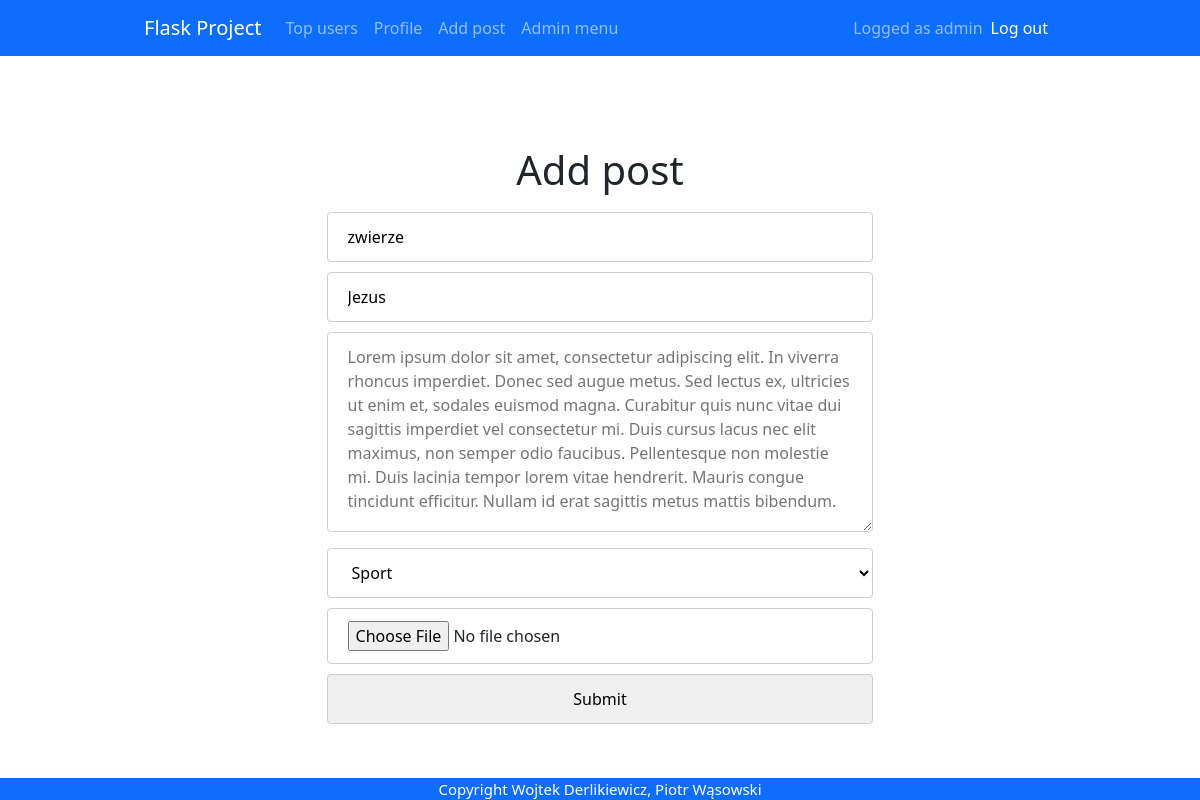
The page /post/edit/4 (signed in) on the database its author committed.
### app.py (models this page shows)
class User(db.Model, UserMixin):
    id = db.Column(db.Integer, primary_key = True)
    email = db.Column(db.String(30), nullable=False, unique=True)
    name = db.Column(db.String(20), nullable=False)
    last_name = db.Column(db.String(20), nullable=False)
    password = db.Column(db.String(80), nullable=False)
    login_count = db.Column(db.Integer, nullable=False, default=0)
    isAdmin = db.Column(db.Boolean(), nullable=False, default=False)

class Posts(db.Model, UserMixin):
    id = db.Column(db.Integer, primary_key = True)
    title = db.Column(db.String(20), nullable=False)
    author = db.Column(db.String(30), nullable=False)
    content = db.Column(db.Text, nullable=False)
    category = db.Column(db.String(80), nullable=False)
    image = db.Column(db.String(), nullable=False)
    date_posted = db.Column(db.DateTime, default=datetime.datetime.utcnow())

### app.py (the view, shortened to what this page needs)
@app.route('/post/edit/<int:id>', methods = ['GET','POST'])
@login_required
def editPostById(id):
    if current_user.isAdmin != True:
        redirect('/')
    post = Posts.query.filter_by(id=id).first()
    form = PostForm()
    return render_template('edit_post.html', post=post, form=form)

### app.py
class PostForm(FlaskForm):
    title = StringField(validators=[InputRequired(), Length(min = 4, max=20)], render_kw={"placeholder": "Title"})
    author = StringField(validators=[InputRequired(), Length(min = 4, max=20)], render_kw={"placeholder": "Author"})
    content = StringField(widget=TextArea(), render_kw={"placeholder": "Content"})
    category = SelectField('category', choices=[('Sport', 'Sport'), ('Polityka', 'Polityka'), ('Zwierzęta', 'Zwierzęta'), ('News', 'News'), ('Memes', 'Polityka')], validators=[InputRequired()])
    image = FileField('post_image')
    submit = SubmitField("Submit")

### app.py (called while the page is built)
@login_manager.user_loader
def load_user(user_id):
    return User.query.get(int(user_id))

### templates/edit_post.html
{% extends "base.html" %} {% block title %}Adding post{% endblock %} {% block
content %}
<h1>Add post</h1>
<form method="POST" enctype="multipart/form-data">
  <center>
    {{form.csrf_token}} {{ form.title(value=post.title) }} {{ form.author(value
    = post.author) }} {{ form.content(placeholder=post.content) }} {{
    form.category(value=post.category) }} {{ form.image(value=post.image) }} {{
    form.submit }}
  </center>
</form>
{% endblock %}

### templates/base.html (shortened to what this page needs)
<!DOCTYPE html>
<html lang="pl">
  <head>
    {% block styles %}
    <link
      rel="stylesheet"
      href="{{url_for('.static', filename='styles/base.css')}}"
    />
    <link
      href="https://cdn.jsdelivr.net/npm/bootstrap@5.1.3/dist/css/bootstrap.min.css"
      rel="stylesheet"
    />
    {% endblock %}
  </head>
  <body>
    <nav class="navbar navbar-expand-lg navbar-dark bg-primary">
      <div class="container-fluid">
        <a class="navbar-brand" href="{{url_for('home')}}">Flask Project</a>
        <div class="collapse navbar-collapse" id="navbarText">
          <ul class="navbar-nav me-auto mb-2 mb-lg-0">
            <li class="nav-item">
              <a class="nav-link" href="{{url_for('topUsers')}}">Top users</a>
            </li>
            {% if current_user.is_authenticated %}
            <li class="nav-item">
              <a class="nav-link" href="{{url_for('profile')}}">Profile</a>
            </li>
            <li class="nav-item">
              <a class="nav-link" href="{{url_for('add_post')}}">Add post</a>
            </li>
            {% if current_user.isAdmin == True %}
            <li class="nav-item">
              <a class="nav-link" href="{{url_for('admin')}}">Admin menu</a>
            </li>
            {% endif %} {% endif %}
          </ul>
          {% if current_user.is_authenticated %}
          <span class="navbar-text"> Logged as {{current_user.name }} </span>
          <span class="navbar-item">
            <ul class="navbar-nav me-auto mb-2 mb-lg-0">
              <li class="nav-item">
                <a
                  class="nav-link active"
                  aria-current="page"
                  href="{{url_for('logout')}}"
                  >Log out</a
                >
              </li>
            </ul>
          </span>
          {% endif %}
        </div>
      </div>
    </nav>
    <div class="container">{% block content %} {% endblock %}</div>
    <footer>Copyright Wojtek Derlikiewicz, Piotr Wąsowski</footer>
  </body>
</html>

### static/styles/base.css (style rules this page uses)
html { overflow: -moz-scrollbars-vertical; overflow-y: scroll; }
body { margin: 0; background-color: dimgrey; font-family: "Roboto", sans-serif; }
a { text-decoration: none; }
.container { overflow: hidden; margin-top: 30px; padding-top: 50px; display: grid; place-items: center; }
.container-fluid { width: 78% !important; }
h1 { padding: 10px; }
form { width: 70%; }
input { width: 70%; padding: 12px 20px; margin-bottom: 10px !important; border: 1px solid #ccc; border-radius: 4px; box-sizing: border-box; }
textarea { width: 70%; height: 200px; padding: 12px 20px; margin-bottom: 10px !important; border: 1px solid #ccc; border-radius: 4px; box-sizing: border-box; }
footer { position: fixed; bottom: 0; width: 100%; background-color: #0d6efd; color: white; font-size: 15px; text-align: center; }
select { width: 70%; padding: 12px 20px; margin-bottom: 10px !important; border: 1px solid #ccc; border-radius: 4px; box-sizing: border-box; background-color: white; }

### rows shown on the page
User: name "admin"
Posts: title "zwierze", author "Jezus", category "Sport"
